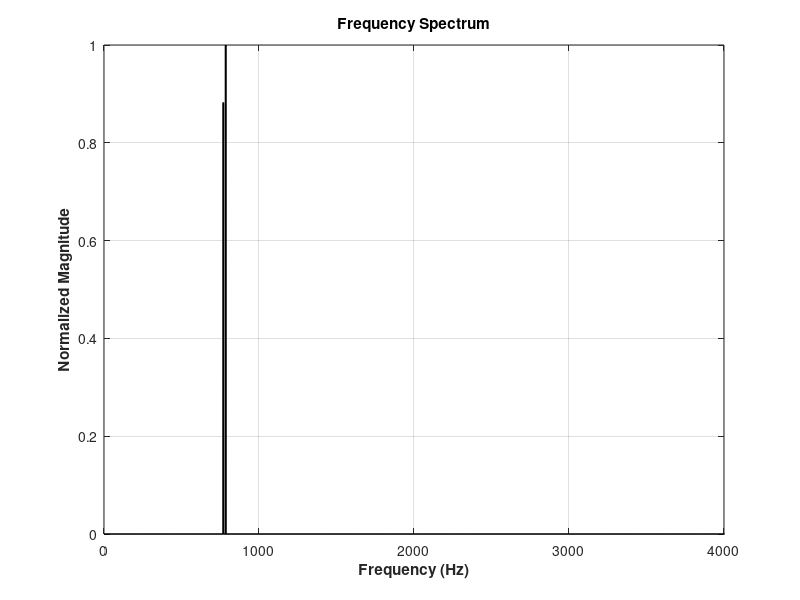
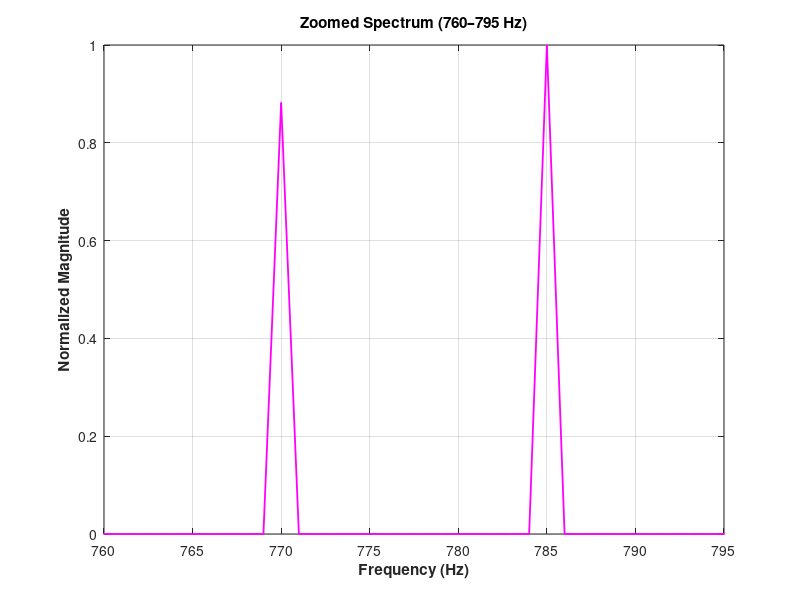

The MATLAB script that drew these images, in order:
function [f,  magX] = frequency_domain_fft()
% ------------------------------------------------------
% Script: frequency_domain_fft.m
% Purpose: Compute and visualize FFT of the composite signal.
% ------------------------------------------------------

A1 = 15; A2 = 17;
f1 = 770; f2 = 785;
phi1 = deg2rad(27);
phi2 = deg2rad(1);
Fs = 8000; T = 1;
t = 0:1/Fs:T-(1/Fs);

x = A1*sin(2*pi*f1*t + phi1) + A2*sin(2*pi*f2*t + phi2);

N = length(x);
X = fft(x);
f = (0:N-1)*(Fs/N);
magX = abs(X);
magX = magX ./ max(magX);  % normalize 0..1

figure('Color', 'w');
plot(f, magX, 'k', 'LineWidth', 1.2);
xlim([0 Fs/2]);
xlabel('Frequency (Hz)', 'FontWeight', 'bold');
ylabel('Normalized Magnitude', 'FontWeight', 'bold');
title('Frequency Spectrum');
grid on;

outPath1 = '../plots/frequency_spectrum.png';
if exist('exportgraphics','file'); exportgraphics(gcf, outPath1, 'Resolution', 300); else; saveas(gcf, outPath1); end

figure('Color', 'w');
plot(f, magX, 'm', 'LineWidth', 1.3);
xlim([760 795]);
xlabel('Frequency (Hz)', 'FontWeight', 'bold');
ylabel('Normalized Magnitude', 'FontWeight', 'bold');
title('Zoomed Spectrum (760–795 Hz)');
grid on;

outPath2 = '../plots/frequency_zoomed.png';
if exist('exportgraphics','file'); exportgraphics(gcf, outPath2, 'Resolution', 300); else; saveas(gcf, outPath2); end
